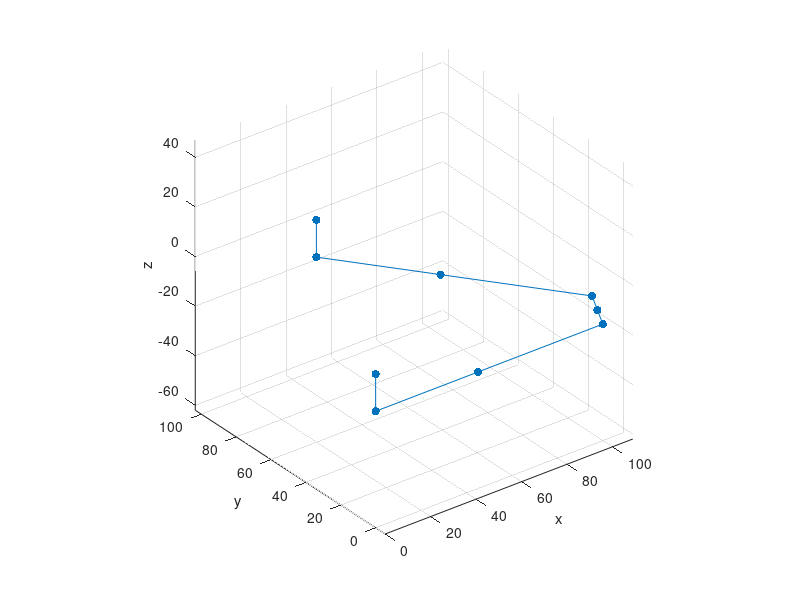

MATLAB code to generate this figure:
%% ATLAS Kneeling Model
%%% DH Tables

clc; clear all;
   
    % Both legs
    d =     [-15,0,0,0,0,0,0,0,0,0,0,0,0,15];
    theta = [0,0,0,0,0,-90,0,0,0,-90,0,0,0,0];
    a =     [0,0,45,55,0,0,-10,-10,0,0,55,45,0,0];
    alpha = [0,90,0,0,-90,-90,0,0,90,-90,0,0,90,0];
    
    numberOfLinks = length(d);
    data = struct;
    
    % Create matrices for 3D plot
    x = zeros(1, numberOfLinks+1);
    y = zeros(1, numberOfLinks+1);
    z = zeros(1, numberOfLinks+1);

    % Create transform matrix to next linkage and transform matrix from
    % base. Create p vector.
    for i = 1:numberOfLinks
        % Rotate about z-axis.
        Rz = [cos(theta(1,i)) -sin(theta(1,i)) 0 0; sin(theta(1,i)) cos(theta(1,i)) 0 0; 0 0 1 0; 0 0 0 1];
        % Translate along z-axis.
        Tz = [1 0 0 0; 0 1 0 0; 0 0 1 d(1,i); 0 0 0 1];
        % Translate along x-axis.
        Tx = [1 0 0 a(i); 0 1 0 0; 0 0 1 0; 0 0 0 1]; 
        % Rotate about x-axis.
        Rx = [1 0 0 0; 0 cos(alpha(1,i)) -sin(alpha(1,i)) 0; 0 sin(alpha(1,i)) cos(alpha(1,i)) 0; 0 0 0 1];

        % Calculate transform matrix to next linkage.
        data(i).stepTransform = Rz*Tz*Tx*Rx;

        % If it is the first step transform (0 to 1), then the base frame
        % transform matrix is the same. Otherwise, calculate the new base
        % frame transform matrix from the previos one, and the new
        % transform matrix to next linkage.
        if(i==1)
            data(i).baseTransform = data(i).stepTransform;
        elseif (i>1)
            data(i).baseTransform = data(i-1).baseTransform*data(i).stepTransform;
        end
        
        % Zero vector.
        p0 = [0; 0; 0; 1];
        % Calculate the p-vector of the current linakge.
        data(i).p = data(i).baseTransform*p0;
        
        p = data(i).p;
        x(1,i+1) = p(1);
        y(1,i+1) = p(2);
        z(1,i+1) = p(3);
    end

    figure;
    scatter3(x,y,z,'filled');
    line(x,y,z);
    xlabel('x');
    ylabel('y');
    zlabel('z');
    axis equal;